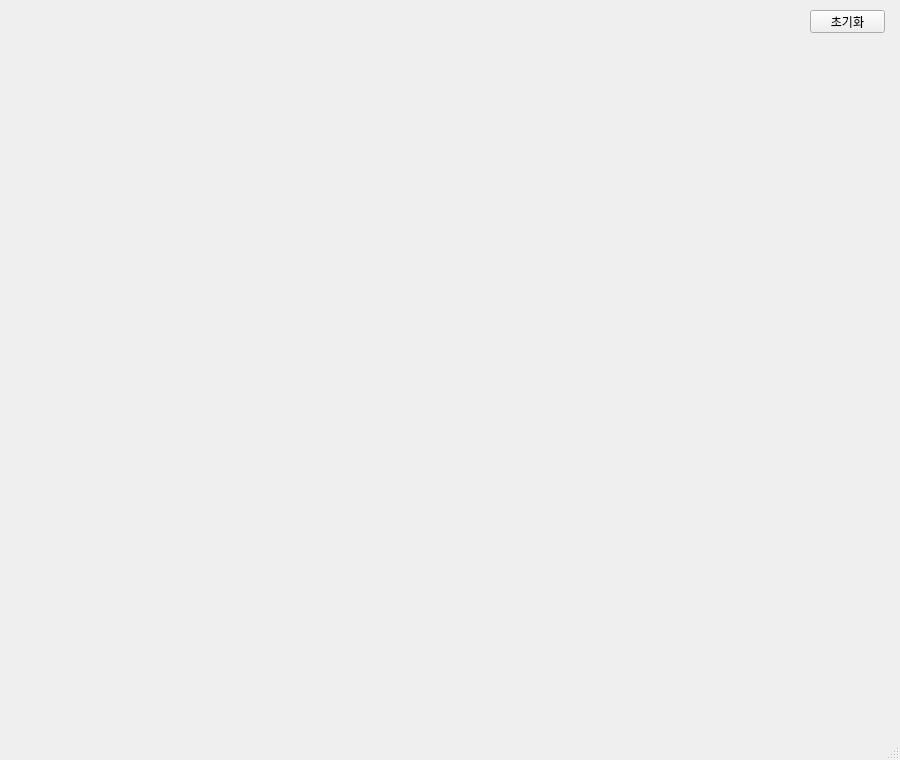
<?xml version="1.0" encoding="UTF-8"?>
<ui version="4.0">
 <class>MainWindow</class>
 <widget class="QMainWindow" name="MainWindow">
  <property name="geometry">
   <rect>
    <x>0</x>
    <y>0</y>
    <width>900</width>
    <height>760</height>
   </rect>
  </property>
  <property name="minimumSize">
   <size>
    <width>40</width>
    <height>40</height>
   </size>
  </property>
  <property name="windowTitle">
   <string>MainWindow</string>
  </property>
  <widget class="QWidget" name="centralwidget">
   <widget class="QPushButton" name="pbReset">
    <property name="geometry">
     <rect>
      <x>810</x>
      <y>10</y>
      <width>75</width>
      <height>23</height>
     </rect>
    </property>
    <property name="text">
     <string>초기화</string>
    </property>
   </widget>
  </widget>
  <widget class="QMenuBar" name="menubar">
   <property name="geometry">
    <rect>
     <x>0</x>
     <y>0</y>
     <width>900</width>
     <height>21</height>
    </rect>
   </property>
  </widget>
  <widget class="QStatusBar" name="statusbar"/>
 </widget>
 <resources/>
 <connections/>
</ui>
